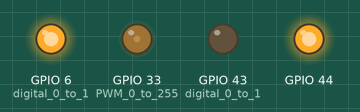
Recording of a sketch running on a simulated ESP32. Parts: output pins drawn as LEDs (lit = HIGH).

Above: at 0.05 s.
At 3.95 s:
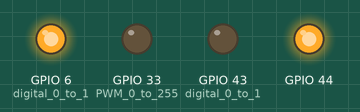
At 6.05 s:
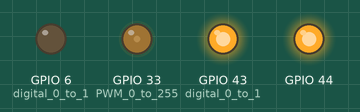
At 7.95 s:
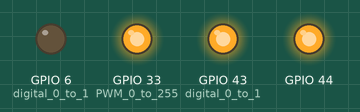
At 16.95 s:
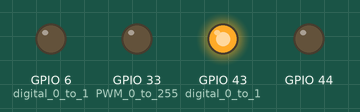
Timing chart, 0 to 22.1 s (numbered marks = the images above):
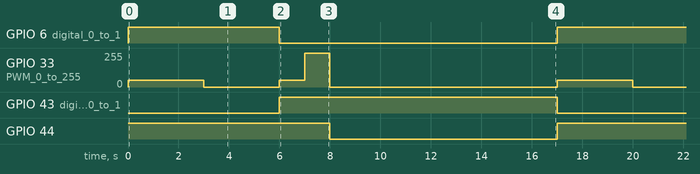

Measured:
- by itself, GPIO 6 (digital_0_to_1): alternates HIGH for 6.0 s and LOW for 11.0 s
- by itself, GPIO 33 (PWM_0_to_255): repeats every 17.0 s: 0/255 3.0 s, 50/255 1.0 s, 255/255 1.0 s, 0/255 9.0 s, 50/255 3.0 s
- by itself, GPIO 43 (digital_0_to_1): alternates HIGH for 11.0 s and LOW for 6.0 s
- by itself, GPIO 44: alternates HIGH for 8.0 s and LOW for 9.0 s

The sketch:

big-check.ino
```cpp
// (licence header left out)
// You are suppossed to get it working using the web-app
// Draw your circuit diagram first
// This program will just tell you if  the connections are working
// See https://www.pololu.com/product/1451 for assistance

void setup() {
    pinMode(A5, OUTPUT);   // PWM 0 to 255
    pinMode(D5, OUTPUT);   // digital 0 to 1
    pinMode(D6, OUTPUT);   // digital 0 to 1

    pinMode(D7, OUTPUT);

}

void loop() {

    digitalWrite(D7, 1);    // D7 on

    digitalWrite(D5, 1);    // set one direction
    digitalWrite(D6, 0);    // set one direction

    analogWrite(A5, 50);   // go medium
    delay(3000);

    analogWrite(A5, 0);     // stop
    delay(3000);


    digitalWrite(D5, 0);    // set other direction
    digitalWrite(D6, 1);    // set one direction

    analogWrite(A5, 50);   // go medium
    delay(1000);

    analogWrite(A5, 255);   // go full speed
    delay(1000);

    analogWrite(A5, 0);     // stop
    digitalWrite(D7, 0);    // D7 off
    delay(9000);            // wait 9 seconds

}
```
